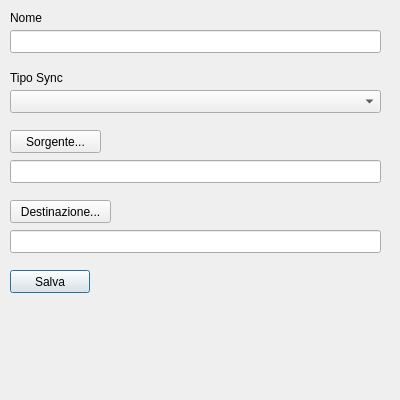
<?xml version="1.0" encoding="UTF-8"?>
<ui version="4.0">
 <class>DialogAdd</class>
 <widget class="QDialog" name="DialogAdd">
  <property name="windowModality">
   <enum>Qt::ApplicationModal</enum>
  </property>
  <property name="geometry">
   <rect>
    <x>0</x>
    <y>0</y>
    <width>400</width>
    <height>400</height>
   </rect>
  </property>
  <property name="minimumSize">
   <size>
    <width>400</width>
    <height>400</height>
   </size>
  </property>
  <property name="maximumSize">
   <size>
    <width>400</width>
    <height>400</height>
   </size>
  </property>
  <property name="baseSize">
   <size>
    <width>400</width>
    <height>400</height>
   </size>
  </property>
  <property name="windowTitle">
   <string>Add Sync</string>
  </property>
  <widget class="QLabel" name="label">
   <property name="geometry">
    <rect>
     <x>10</x>
     <y>10</y>
     <width>58</width>
     <height>15</height>
    </rect>
   </property>
   <property name="text">
    <string>Nome</string>
   </property>
  </widget>
  <widget class="QLineEdit" name="txtNome">
   <property name="geometry">
    <rect>
     <x>10</x>
     <y>30</y>
     <width>371</width>
     <height>23</height>
    </rect>
   </property>
  </widget>
  <widget class="QLabel" name="label_2">
   <property name="geometry">
    <rect>
     <x>10</x>
     <y>70</y>
     <width>58</width>
     <height>15</height>
    </rect>
   </property>
   <property name="text">
    <string>Tipo Sync</string>
   </property>
  </widget>
  <widget class="QComboBox" name="comboBox">
   <property name="geometry">
    <rect>
     <x>10</x>
     <y>90</y>
     <width>371</width>
     <height>23</height>
    </rect>
   </property>
  </widget>
  <widget class="QPushButton" name="btnSalva">
   <property name="geometry">
    <rect>
     <x>10</x>
     <y>270</y>
     <width>80</width>
     <height>23</height>
    </rect>
   </property>
   <property name="text">
    <string>Salva</string>
   </property>
  </widget>
  <widget class="QLineEdit" name="txtSource">
   <property name="geometry">
    <rect>
     <x>10</x>
     <y>160</y>
     <width>371</width>
     <height>23</height>
    </rect>
   </property>
   <property name="readOnly">
    <bool>true</bool>
   </property>
  </widget>
  <widget class="QLineEdit" name="txtDestinazione">
   <property name="geometry">
    <rect>
     <x>10</x>
     <y>230</y>
     <width>371</width>
     <height>23</height>
    </rect>
   </property>
   <property name="readOnly">
    <bool>true</bool>
   </property>
  </widget>
  <widget class="QPushButton" name="btnSource">
   <property name="geometry">
    <rect>
     <x>10</x>
     <y>130</y>
     <width>91</width>
     <height>23</height>
    </rect>
   </property>
   <property name="text">
    <string>Sorgente...</string>
   </property>
  </widget>
  <widget class="QPushButton" name="btnDestinazione">
   <property name="geometry">
    <rect>
     <x>10</x>
     <y>200</y>
     <width>101</width>
     <height>23</height>
    </rect>
   </property>
   <property name="text">
    <string>Destinazione...</string>
   </property>
  </widget>
 </widget>
 <tabstops>
  <tabstop>txtNome</tabstop>
  <tabstop>comboBox</tabstop>
  <tabstop>btnSource</tabstop>
  <tabstop>btnDestinazione</tabstop>
  <tabstop>btnSalva</tabstop>
  <tabstop>txtSource</tabstop>
  <tabstop>txtDestinazione</tabstop>
 </tabstops>
 <resources/>
 <connections/>
</ui>
